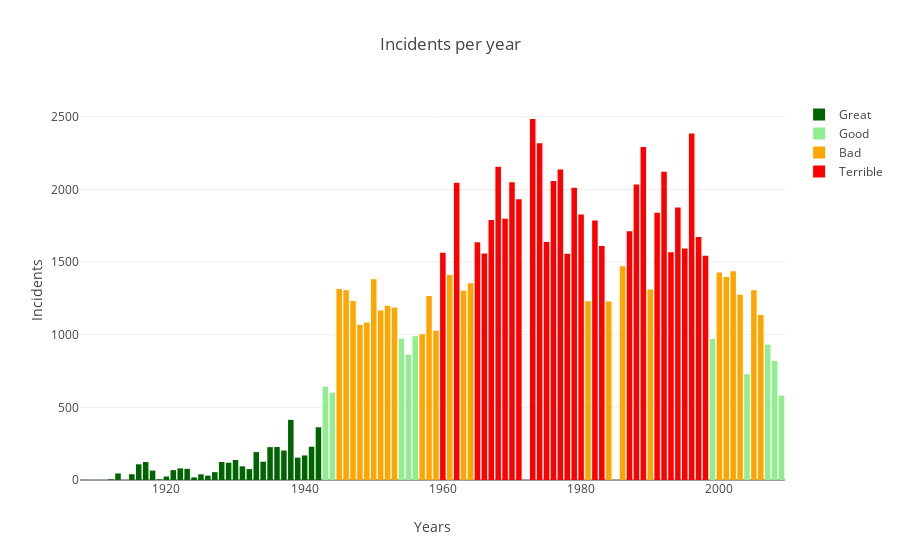

The notebook cell this image was saved under:
### Code cell
#Numero di incidenti per anno dal 1908 al 2009 e valutazione, in base al loro numero, della "bontà" dell'anno

labels = ['Great', 'Good', 'Bad', 'Terrible']

#inserisco dei colori per verificare ancora meglio ad occhio se il numero degli incidenti è troppo elevato oppure no
colors = {labels[3]: 'red',
          labels[2]: 'orange',
          labels[1]: 'lightgreen',
          labels[0]: 'darkgreen'}

#stimo degli intervalli per modificare il colore
bins = [0, 500, 1000, 1500, 2500]

#trasformo la data contenuta come stringa nel dataset in formato data 
df3['Date'] = pd.to_datetime(df3['Date'])
#a questo punto ricavo solo l'anno
df3['Year'] = df3['Date'].map(lambda x:x.year)

#raggruppo il dataset per anno, in modo da poter verificare la somma di tutti gli incidenti in un anno
crash_per_year = df3.groupby([df3['Year']])['Fatalities'].sum()

#ricavo un array di anni, dalla tabella di anni-incidenti che ho ottenuto sopra
crashes = crash_per_year.values
years = crash_per_year.index


dfLabel = pd.DataFrame({'y': crashes,
                   'x': years,
                   'label': pd.cut(crashes, bins=bins, labels=labels)})

bars = []
for label, label_df in dfLabel.groupby('label'):
    bars.append(go.Bar(x=label_df.x,
                       y=label_df.y,
                       name=label,
                       marker={'color': colors[label]}))
    
layout = go.Layout(
    title="Incidents per year",
    xaxis=dict(title="Years"),
    yaxis =dict(title="Incidents", automargin=True))

data = bars

fig = go.Figure(data, layout)
py.iplot(fig)

### Figure 1 — Plotly figure (JSON) as saved in the notebook; plotly's stock layout.template omitted (floating-point values rounded to 4 significant figures)
{"data": [{"marker": {"color": "darkgreen"}, "name": "Great", "type": "bar", "uid": "34a0119c-fef8-11e8-bec7-fd1fca0c1582", "x": [1908, 1912, 1913, 1915, 1916, 1917, 1918, 1919, 1920, 1921, 1922, 1923, 1924, 1925, 1926, 1927, 1928, 1929, 1930, 1931, 1932, 1933, 1934, 1935, 1936, 1937, 1938, 1939, 1940, 1941, 1942], "y": [1, 5, 45, 40, 108, 124, 65, 5, 24, 68, 80, 77, 18, 39, 30, 54, 124, 119, 138, 94, 75, 192, 126, 226, 227, 203, 414, 154, 169, 229, 363]}, {"marker": {"color": "lightgreen"}, "name": "Good", "type": "bar", "uid": "34a012f0-fef8-11e8-bec7-fd1fca0c1582", "x": [1943, 1944, 1954, 1955, 1956, 1999, 2004, 2007, 2008, 2009], "y": [642, 601, 973, 864, 989, 970, 728, 931, 820, 581]}, {"marker": {"color": "orange"}, "name": "Bad", "type": "bar", "uid": "34a013a4-fef8-11e8-bec7-fd1fca0c1582", "x": [1945, 1946, 1947, 1948, 1949, 1950, 1951, 1952, 1953, 1957, 1958, 1959, 1961, 1963, 1964, 1981, 1984, 1986, 1990, 2000, 2001, 2002, 2003, 2005, 2006], "y": [1314, 1306, 1233, 1069, 1085, 1382, 1166, 1200, 1188, 1004, 1266, 1027, 1411, 1303, 1354, 1230, 1228, 1471, 1312, 1429, 1398, 1437, 1276, 1306, 1136]}, {"marker": {"color": "red"}, "name": "Terrible", "type": "bar", "uid": "34a0143a-fef8-11e8-bec7-fd1fca0c1582", "x": [1960, 1962, 1965, 1966, 1967, 1968, 1969, 1970, 1971, 1973, 1974, 1975, 1976, 1977, 1978, 1979, 1980, 1982, 1983, 1987, 1988, 1989, 1991, 1992, 1993, 1994, 1995, 1996, 1997, 1998], "y": [1565, 2047, 1636, 1559, 1789, 2156, 1799, 2049, 1932, 2485, 2318, 1639, 2059, 2138, 1558, 2011, 1827, 1787, 1611, 1713, 2034, 2293, 1839, 2122, 1568, 1876, 1593, 2386, 1673, 1544]}], "layout": {"title": "Incidents per year", "xaxis": {"title": "Years"}, "yaxis": {"automargin": true, "title": "Incidents"}}}
